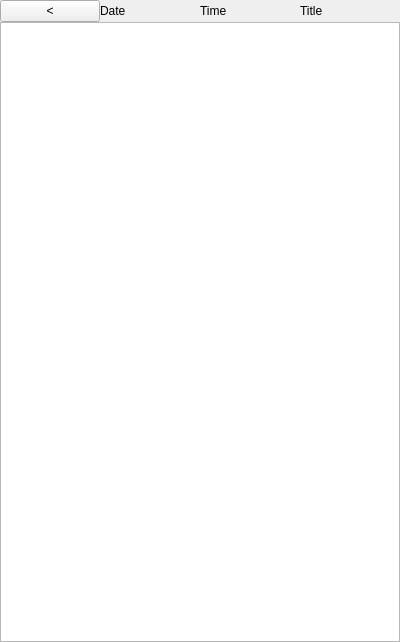
<?xml version="1.0" encoding="UTF-8"?>
<ui version="4.0">
 <class>ConfDetail</class>
 <widget class="QWidget" name="ConfDetail">
  <property name="geometry">
   <rect>
    <x>0</x>
    <y>0</y>
    <width>400</width>
    <height>642</height>
   </rect>
  </property>
  <property name="windowTitle">
   <string>Form</string>
  </property>
  <layout class="QGridLayout" name="gridLayout_2">
   <property name="leftMargin">
    <number>0</number>
   </property>
   <property name="topMargin">
    <number>0</number>
   </property>
   <property name="rightMargin">
    <number>0</number>
   </property>
   <property name="bottomMargin">
    <number>0</number>
   </property>
   <property name="spacing">
    <number>0</number>
   </property>
   <item row="1" column="0">
    <widget class="QListWidget" name="listWidget"/>
   </item>
   <item row="0" column="0">
    <widget class="QFrame" name="frame">
     <layout class="QGridLayout" name="gridLayout">
      <property name="leftMargin">
       <number>0</number>
      </property>
      <property name="topMargin">
       <number>0</number>
      </property>
      <property name="rightMargin">
       <number>0</number>
      </property>
      <property name="bottomMargin">
       <number>0</number>
      </property>
      <property name="spacing">
       <number>0</number>
      </property>
      <item row="0" column="0">
       <widget class="QPushButton" name="backButton">
        <property name="text">
         <string>&lt;</string>
        </property>
       </widget>
      </item>
      <item row="0" column="1">
       <widget class="QLabel" name="dateLabel">
        <property name="text">
         <string>Date</string>
        </property>
       </widget>
      </item>
      <item row="0" column="2">
       <widget class="QLabel" name="timeLabel">
        <property name="text">
         <string>Time</string>
        </property>
       </widget>
      </item>
      <item row="0" column="3">
       <widget class="QLabel" name="titleLabel">
        <property name="text">
         <string>Title</string>
        </property>
       </widget>
      </item>
     </layout>
    </widget>
   </item>
  </layout>
 </widget>
 <resources/>
 <connections/>
</ui>
